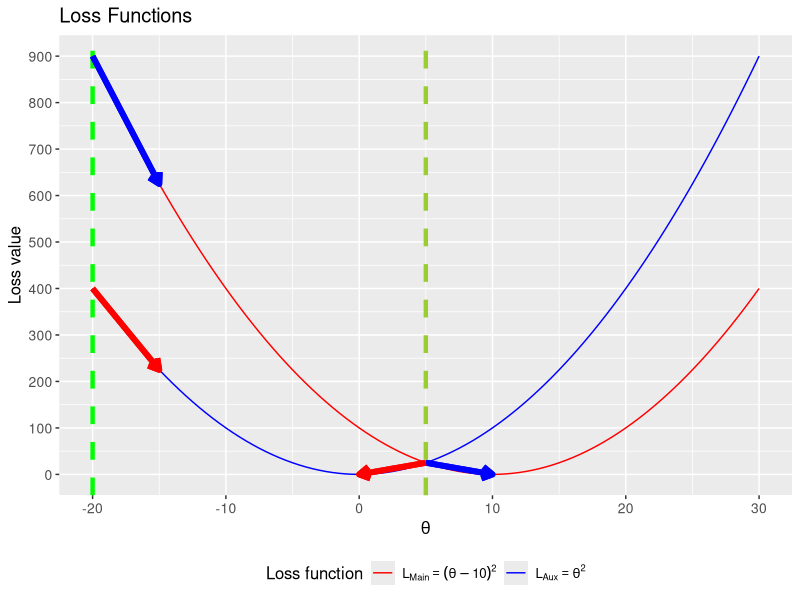

Write R code to recreate this figure. (Note: this script raises an error after producing the figure.)
install.packages("ggplot2") #install necessary packages
install.packages("gridExtra")

library(ggplot2) #load necessary packages
library(gridExtra)

values = data.frame(theta = c(-20, 30)) #define theta range and store it in one column data frame named values


#define loss functions
lossMain = function(x){(x - 10)^2}
lossAux = function(x){x^2}


#plot loss function and save under variable p1
p1 = ggplot(values, aes(theta)) + #load values data frame 
  stat_function(fun=lossMain, geom="line", aes(colour="Main")) + #plot loss function for main task
  stat_function(fun=lossAux, geom="line", aes(colour="Aux")) + #plot loss function for aux task
  scale_colour_manual("Loss function", values=c("red","blue"), breaks=c("Main","Aux"), labels = c(expression(paste(L[Main]) == (theta - 10)^2), 
                                                                                                  expression(paste(L[Aux] == theta^2    )))) + #define colors for loss functions
  theme(text = element_text(size=12), axis.text.x = element_text(size = 10), axis.text.y = element_text(size = 10), legend.text.align = 0,
        legend.position="bottom") + #define properties of plot and legend position
  scale_x_continuous(name = expression(theta), breaks = seq(-20, 30, 10)) + #define x scale
  scale_y_continuous(name = "Loss value", breaks = seq(-100, 1000, 100)) + #define y scale
  geom_vline(xintercept = -20, linetype="dashed", color = "green", size=1.5) + #define vertical dashed line in theta = -20
  geom_vline(xintercept = 5, linetype="dashed", color = "yellowgreen", size=1.5) + #define vertical dashed line in theta = 5
  geom_segment(aes(x=-20, y=lossMain(-20), xend=-15, yend=lossMain(-15) ), arrow=arrow(length=unit(0.3,"cm")), color = "blue", size = 2) + #define arrow for main loss function in theta = -20
  geom_segment(aes(x=5, y=lossMain(5), xend=10, yend=lossMain(10) ), arrow=arrow(length=unit(0.3,"cm")), color = "blue", size = 2) + #define arrow for loss function in theta = 5
  geom_segment(aes(x=-20, y=lossAux(-20), xend=-15, yend=lossAux(-15) ), arrow=arrow(length=unit(0.3,"cm")), color = "red", size = 2) +
  geom_segment(aes(x=5, y=lossAux(5), xend=0, yend=lossAux(0)), arrow=arrow(length=unit(0.3,"cm")), color = "red", size = 2) +
  ggtitle("Loss Functions")

#################

#define gradient functions
gradMain = function(x){2*(x-10)}
gradAux = function(x){2*x}

#define cosine similarity for two values
cosSim = function(x, y)
{
  (x*y)/(sqrt(x^2)* sqrt(y^2))
}

#define cosine similarity between two gradient functions
gradCos = function(x)
{
  cosSim(gradMain(x), gradAux(x))
}

#plot gradient cosine sim function and save under variable p2
p2 = ggplot(values, aes(theta)) + #load values data frame 
  stat_function(fun=gradCos, geom="line", aes(colour= "black"), size = 1) + #plot cosine gradient function
  scale_colour_manual("", values = ("black"), breaks=c("black"), labels = c(expression(paste(a)))) +  #set color of drawing 
  theme(text = element_text(size=12), axis.text.x = element_text(size = 10), axis.text.y = element_text(size = 10), legend.position = "none") + + #define font sizes of plot, remove legend
  scale_x_continuous(name = expression(theta), breaks = seq(-20, 30, 10)) + #set scale x
  scale_y_continuous(name = "Cosine similarity", breaks = seq(-2, 2, 0.5)) + #set scale y
  geom_vline(xintercept = -20, linetype="dashed", color = "green", size=1.5) + #define vertical line in theta -20
  geom_vline(xintercept = 5, linetype="dashed", color = "yellowgreen", size=1.5) + #define vertical line in theta = 5
  geom_segment(aes(x=0, y=1, xend=0, yend=-1 ), color = "black", size = 1, linetype = "dotted") +  #define vertical segments when cosine sim changes from 1 to -1
  geom_segment(aes(x=10, y=1, xend=10, yend=-1 ), color = "black", size = 1, linetype = "dotted") + 
  ggtitle("Gradient Cosine Similarity")



grid.arrange(p1, p2, ncol = 2) #plot both drawings using grid with two columns




